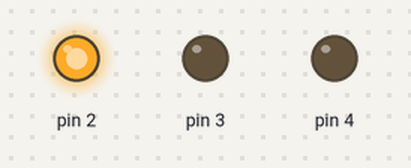
The sketch below on a simulated Arduino Uno, built with avr-gcc and run on an emulated ATmega328P. Parts: output pins drawn as LEDs (lit = HIGH).

Above: at 0.2 s.
At 0.6 s:
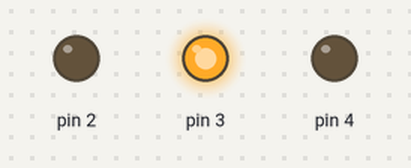
At 2.1 s:
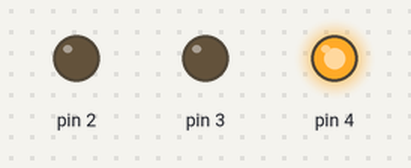
Timing chart, 0 to 3.0 s (numbered marks = the images above):
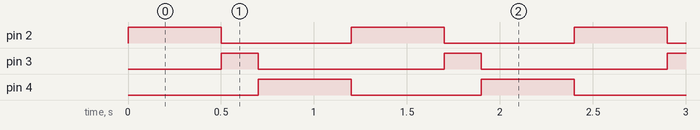

The sketch:

lab04.ino
```cpp
// C++ code

void setup()
{
  pinMode(2, OUTPUT);
  pinMode(3, OUTPUT);
  pinMode(4, OUTPUT);
}

void loop()
{
  digitalWrite(2, HIGH);
  delay(500); // Wait for 5000 millisecond(s)
  digitalWrite(2, LOW);
  digitalWrite(3, HIGH);
  delay(200); // Wait for 5000 millisecond(s)
  digitalWrite(3, LOW);
  digitalWrite(4, HIGH);
  delay(500); // Wait for 3000 millisecond(s)
  digitalWrite(4, LOW);
}
```

Measured:
- by itself, pin 2, pin 4: alternates HIGH for 0.50 s and LOW for 0.70 s
- by itself, pin 3: alternates HIGH for 0.20 s and LOW for 1.0 s
- by itself, everything shown: repeats every 1.2 s, in 4 steps
